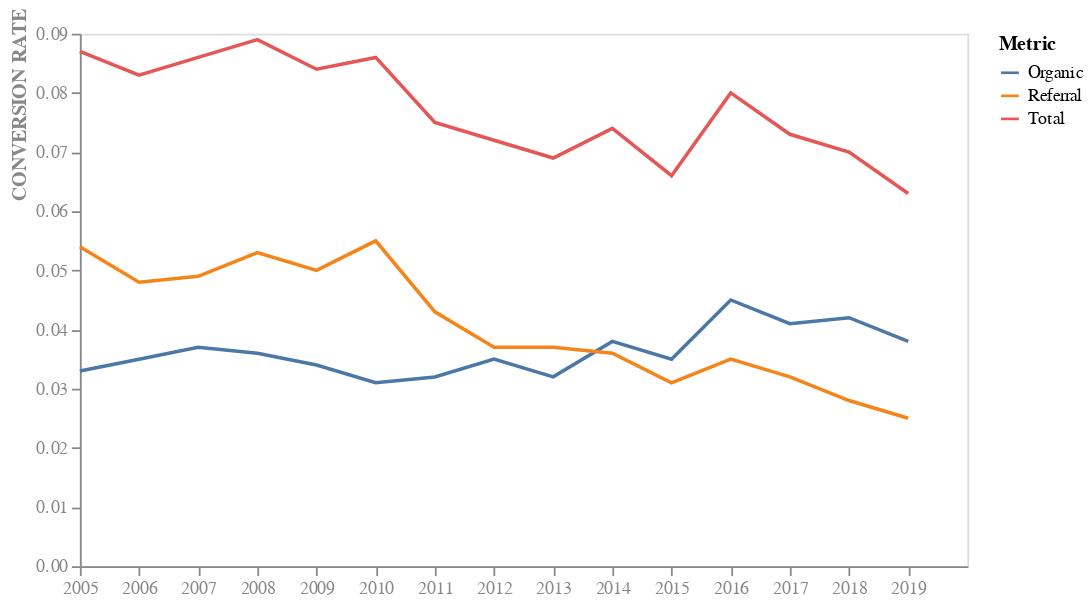

Notebook code for this chart:
### Code cell
alt.Chart(melted_table).mark_line().encode(
    x = alt.X('YEAR:O',
              axis = alt.Axis(labelAngle = 0, labelColor = '#888888', titleColor = '#888888'),
              title = None,
              scale = alt.Scale(align = 0)), 
    y = alt.Y('Value',
              axis = alt.Axis(grid = False, titleY = 40, labelColor = "#888888", titleColor = '#888888'), 
              title = "CONVERSION RATE"
              ),
    color = "Metric"
    ).properties(width = 500)

### Figure 1 — Vega-Lite specification as saved in the notebook (floating-point values rounded to 4 significant figures)
{"config": {"view": {"continuousWidth": 300, "continuousHeight": 300}}, "data": {"name": "data-95aca9a2fed48a5a79bea481346ac4f1"}, "mark": {"type": "line"}, "encoding": {"color": {"field": "Metric", "type": "nominal"}, "x": {"axis": {"labelAngle": 0, "labelColor": "#888888", "titleColor": "#888888"}, "field": "YEAR", "scale": {"align": 0}, "title": null, "type": "ordinal"}, "y": {"axis": {"grid": false, "labelColor": "#888888", "titleColor": "#888888", "titleY": 40}, "field": "Value", "title": "CONVERSION RATE", "type": "quantitative"}}, "width": 500, "$schema": "https://vega.github.io/schema/vega-lite/v5.8.0.json", "datasets": {"data-95aca9a2fed48a5a79bea481346ac4f1": [{"YEAR": 2005, "Metric": "Total", "Value": 0.087}, {"YEAR": 2006, "Metric": "Total", "Value": 0.083}, {"YEAR": 2007, "Metric": "Total", "Value": 0.086}, {"YEAR": 2008, "Metric": "Total", "Value": 0.089}, {"YEAR": 2009, "Metric": "Total", "Value": 0.084}, {"YEAR": 2010, "Metric": "Total", "Value": 0.086}, {"YEAR": 2011, "Metric": "Total", "Value": 0.075}, {"YEAR": 2012, "Metric": "Total", "Value": 0.072}, {"YEAR": 2013, "Metric": "Total", "Value": 0.069}, {"YEAR": 2014, "Metric": "Total", "Value": 0.074}, {"YEAR": 2015, "Metric": "Total", "Value": 0.066}, {"YEAR": 2016, "Metric": "Total", "Value": 0.08}, {"YEAR": 2017, "Metric": "Total", "Value": 0.073}, {"YEAR": 2018, "Metric": "Total", "Value": 0.07}, {"YEAR": 2019, "Metric": "Total", "Value": 0.063}, {"YEAR": 2005, "Metric": "Organic", "Value": 0.033}, {"YEAR": 2006, "Metric": "Organic", "Value": 0.035}, {"YEAR": 2007, "Metric": "Organic", "Value": 0.037}, {"YEAR": 2008, "Metric": "Organic", "Value": 0.036}, {"YEAR": 2009, "Metric": "Organic", "Value": 0.034}, {"YEAR": 2010, "Metric": "Organic", "Value": 0.031}, {"YEAR": 2011, "Metric": "Organic", "Value": 0.032}, {"YEAR": 2012, "Metric": "Organic", "Value": 0.035}, {"YEAR": 2013, "Metric": "Organic", "Value": 0.032}, {"YEAR": 2014, "Metric": "Organic", "Value": 0.038}, {"YEAR": 2015, "Metric": "Organic", "Value": 0.035}, {"YEAR": 2016, "Metric": "Organic", "Value": 0.045}, {"YEAR": 2017, "Metric": "Organic", "Value": 0.041}, {"YEAR": 2018, "Metric": "Organic", "Value": 0.042}, {"YEAR": 2019, "Metric": "Organic", "Value": 0.038}, {"YEAR": 2005, "Metric": "Referral", "Value": 0.054}, {"YEAR": 2006, "Metric": "Referral", "Value": 0.048}, {"YEAR": 2007, "Metric": "Referral", "Value": 0.049}, {"YEAR": 2008, "Metric": "Referral", "Value": 0.053}, {"YEAR": 2009, "Metric": "Referral", "Value": 0.05}, {"YEAR": 2010, "Metric": "Referral", "Value": 0.055}, {"YEAR": 2011, "Metric": "Referral", "Value": 0.043}, {"YEAR": 2012, "Metric": "Referral", "Value": 0.037}, {"YEAR": 2013, "Metric": "Referral", "Value": 0.037}, {"YEAR": 2014, "Metric": "Referral", "Value": 0.036}, {"YEAR": 2015, "Metric": "Referral", "Value": 0.031}, {"YEAR": 2016, "Metric": "Referral", "Value": 0.035}, {"YEAR": 2017, "Metric": "Referral", "Value": 0.032}, {"YEAR": 2018, "Metric": "Referral", "Value": 0.028}, {"YEAR": 2019, "Metric": "Referral", "Value": 0.025}]}}
